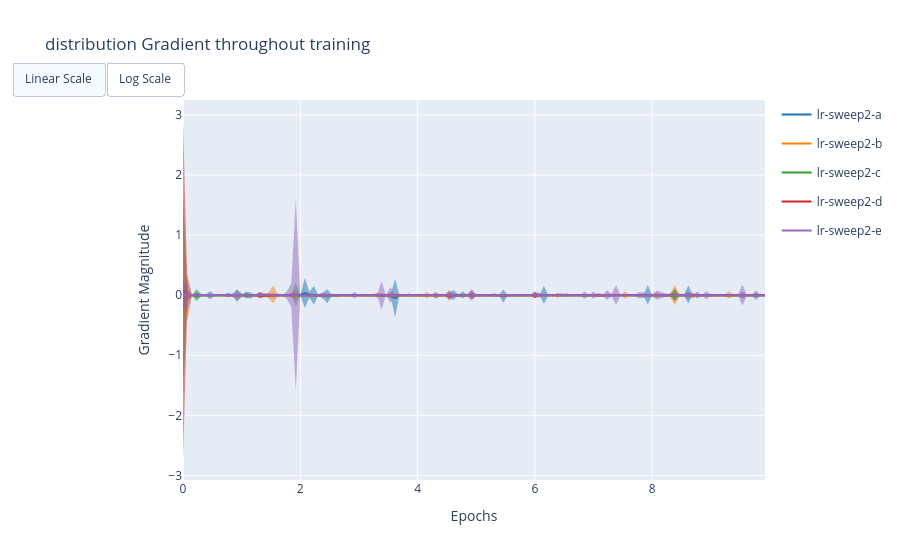

Here is the notebook cell this chart was saved with:
### Code cell
evals.plot_gradients(runs['gradnorm'], "distribution", "4.weight", log=False)

### Figure 1 — Plotly figure (JSON) as saved in the notebook; plotly's stock layout.template omitted (floating-point values rounded to 4 significant figures; data arrays with more than 128 entries replaced by an {"elided": "..."} marker saying what was removed)
{"data": [{"hoverinfo": "skip", "legendgroup": "lr-sweep2-a", "line": {"color": "rgb(31, 119, 180)", "width": 0}, "mode": "lines", "showlegend": false, "type": "scatter", "visible": true, "x": {"elided": "130 float values"}, "y": {"elided": "130 float values"}}, {"fill": "tonexty", "hoverinfo": "skip", "legendgroup": "lr-sweep2-a", "line": {"color": "rgb(31, 119, 180)", "width": 0}, "showlegend": false, "type": "scatter", "visible": true, "x": {"elided": "130 float values"}, "y": {"elided": "130 float values"}}, {"legendgroup": "lr-sweep2-a", "line": {"color": "rgb(31, 119, 180)", "width": 2}, "mode": "lines", "name": "lr-sweep2-a", "showlegend": true, "type": "scatter", "visible": true, "x": {"elided": "130 float values"}, "y": {"elided": "130 float values"}}, {"hoverinfo": "skip", "legendgroup": "lr-sweep2-b", "line": {"color": "rgb(255, 127, 14)", "width": 0}, "mode": "lines", "showlegend": false, "type": "scatter", "visible": true, "x": {"elided": "130 float values"}, "y": {"elided": "130 float values"}}, {"fill": "tonexty", "hoverinfo": "skip", "legendgroup": "lr-sweep2-b", "line": {"color": "rgb(255, 127, 14)", "width": 0}, "showlegend": false, "type": "scatter", "visible": true, "x": {"elided": "130 float values"}, "y": {"elided": "130 float values"}}, {"legendgroup": "lr-sweep2-b", "line": {"color": "rgb(255, 127, 14)", "width": 2}, "mode": "lines", "name": "lr-sweep2-b", "showlegend": true, "type": "scatter", "visible": true, "x": {"elided": "130 float values"}, "y": {"elided": "130 float values"}}, {"hoverinfo": "skip", "legendgroup": "lr-sweep2-c", "line": {"color": "rgb(44, 160, 44)", "width": 0}, "mode": "lines", "showlegend": false, "type": "scatter", "visible": true, "x": {"elided": "130 float values"}, "y": {"elided": "130 float values"}}, {"fill": "tonexty", "hoverinfo": "skip", "legendgroup": "lr-sweep2-c", "line": {"color": "rgb(44, 160, 44)", "width": 0}, "showlegend": false, "type": "scatter", "visible": true, "x": {"elided": "130 float values"}, "y": {"elided": "130 float values"}}, {"legendgroup": "lr-sweep2-c", "line": {"color": "rgb(44, 160, 44)", "width": 2}, "mode": "lines", "name": "lr-sweep2-c", "showlegend": true, "type": "scatter", "visible": true, "x": {"elided": "130 float values"}, "y": {"elided": "130 float values"}}, {"hoverinfo": "skip", "legendgroup": "lr-sweep2-d", "line": {"color": "rgb(214, 39, 40)", "width": 0}, "mode": "lines", "showlegend": false, "type": "scatter", "visible": true, "x": {"elided": "130 float values"}, "y": {"elided": "130 float values"}}, {"fill": "tonexty", "hoverinfo": "skip", "legendgroup": "lr-sweep2-d", "line": {"color": "rgb(214, 39, 40)", "width": 0}, "showlegend": false, "type": "scatter", "visible": true, "x": {"elided": "130 float values"}, "y": {"elided": "130 float values"}}, {"legendgroup": "lr-sweep2-d", "line": {"color": "rgb(214, 39, 40)", "width": 2}, "mode": "lines", "name": "lr-sweep2-d", "showlegend": true, "type": "scatter", "visible": true, "x": {"elided": "130 float values"}, "y": {"elided": "130 float values"}}, {"hoverinfo": "skip", "legendgroup": "lr-sweep2-e", "line": {"color": "rgb(148, 103, 189)", "width": 0}, "mode": "lines", "showlegend": false, "type": "scatter", "visible": true, "x": {"elided": "130 float values"}, "y": {"elided": "130 float values"}}, {"fill": "tonexty", "hoverinfo": "skip", "legendgroup": "lr-sweep2-e", "line": {"color": "rgb(148, 103, 189)", "width": 0}, "showlegend": false, "type": "scatter", "visible": true, "x": {"elided": "130 float values"}, "y": {"elided": "130 float values"}}, {"legendgroup": "lr-sweep2-e", "line": {"color": "rgb(148, 103, 189)", "width": 2}, "mode": "lines", "name": "lr-sweep2-e", "showlegend": true, "type": "scatter", "visible": true, "x": {"elided": "130 float values"}, "y": {"elided": "130 float values"}}], "layout": {"title": {"text": "distribution Gradient throughout training"}, "updatemenus": [{"buttons": [{"args": [{"yaxis.type": "linear"}], "label": "Linear Scale", "method": "relayout"}, {"args": [{"yaxis.type": "log"}], "label": "Log Scale", "method": "relayout"}], "direction": "right", "showactive": true, "type": "buttons", "x": 0, "y": 1.1}], "xaxis": {"title": {"text": "Epochs"}}, "yaxis": {"title": {"text": "Gradient Magnitude"}}}}
